Frame 1 (no input): blank canvas, image omitted
Frame 60 (the mouse pressed at the canvas centre just before this capture): blank canvas, image omitted
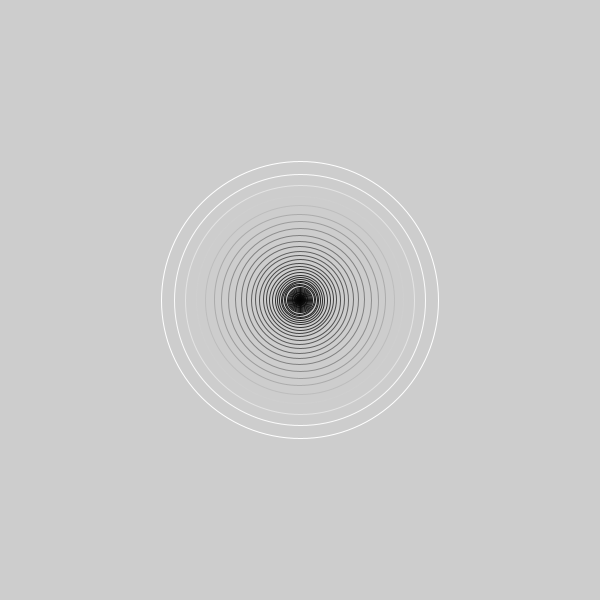
Frame 120 (the mouse held since frame 60 and released just before this capture)

The Processing sketch whose frames 1 and 60 were blank and that drew this single picture after the mouse press (run headless with seeded random() and noise(); from frame 60 on, the mouse is pressed at the canvas centre):

// Processing sketch: showcase_easy_pipe_creator
// ── showcase_easy_pipe_creator.pde
float circlex;

void setup() {
  size(600, 600);
  reset();
}

void reset() {
  background(205);
  circlex = 1;
}

void draw() {
  if (mousePressed) {
    stroke(circlex, circlex, circlex);
    fill(0, 0, 0, 0);
    circle(mouseX, 300, circlex);
    circlex *= 1.1;
  }
}

void keyPressed() {
  if (key == ' ')
    reset();
}
